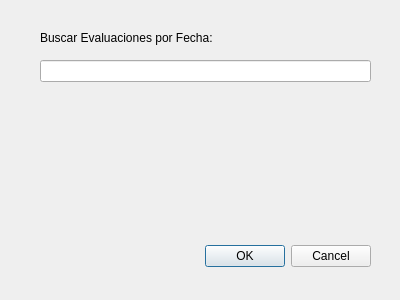
<?xml version="1.0" encoding="UTF-8"?>
<ui version="4.0">
 <class>Dialog</class>
 <widget class="QDialog" name="Dialog">
  <property name="geometry">
   <rect>
    <x>0</x>
    <y>0</y>
    <width>400</width>
    <height>300</height>
   </rect>
  </property>
  <property name="windowTitle">
   <string>Consultar Evaluaciones por Fecha</string>
  </property>
  <widget class="QDialogButtonBox" name="buttonBox">
   <property name="geometry">
    <rect>
     <x>30</x>
     <y>240</y>
     <width>341</width>
     <height>32</height>
    </rect>
   </property>
   <property name="orientation">
    <enum>Qt::Horizontal</enum>
   </property>
   <property name="standardButtons">
    <set>QDialogButtonBox::Cancel|QDialogButtonBox::Ok</set>
   </property>
  </widget>
  <widget class="QLabel" name="label">
   <property name="geometry">
    <rect>
     <x>40</x>
     <y>30</y>
     <width>281</width>
     <height>16</height>
    </rect>
   </property>
   <property name="text">
    <string>Buscar Evaluaciones por Fecha:</string>
   </property>
  </widget>
  <widget class="QLineEdit" name="lineEdit">
   <property name="geometry">
    <rect>
     <x>40</x>
     <y>60</y>
     <width>331</width>
     <height>22</height>
    </rect>
   </property>
  </widget>
 </widget>
 <resources/>
 <connections>
  <connection>
   <sender>buttonBox</sender>
   <signal>accepted()</signal>
   <receiver>Dialog</receiver>
   <slot>accept()</slot>
   <hints>
    <hint type="sourcelabel">
     <x>248</x>
     <y>254</y>
    </hint>
    <hint type="destinationlabel">
     <x>157</x>
     <y>274</y>
    </hint>
   </hints>
  </connection>
  <connection>
   <sender>buttonBox</sender>
   <signal>rejected()</signal>
   <receiver>Dialog</receiver>
   <slot>reject()</slot>
   <hints>
    <hint type="sourcelabel">
     <x>316</x>
     <y>260</y>
    </hint>
    <hint type="destinationlabel">
     <x>286</x>
     <y>274</y>
    </hint>
   </hints>
  </connection>
 </connections>
</ui>
